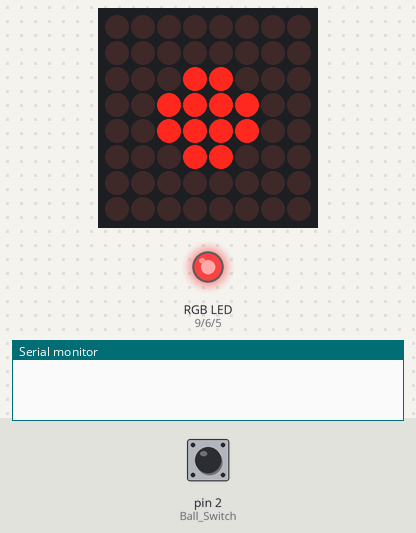
Recording of a sketch running on a simulated Arduino Uno, built with avr-gcc and run on an emulated ATmega328P. On the bench: 8×8 LED matrix, an RGB LED mixed from three pins (HIGH = lit), the last lines printed to the serial monitor. Inputs (shaded band) come from the test bench; at power-on: pin 2 (Ball_Switch) HIGH. Random numbers use the default seed unless the sketch sets one.

Above: at 1.2 s.
1.3 s: pin 2 (Ball_Switch) pulled LOW for 0.15 s
At 1.5 s:
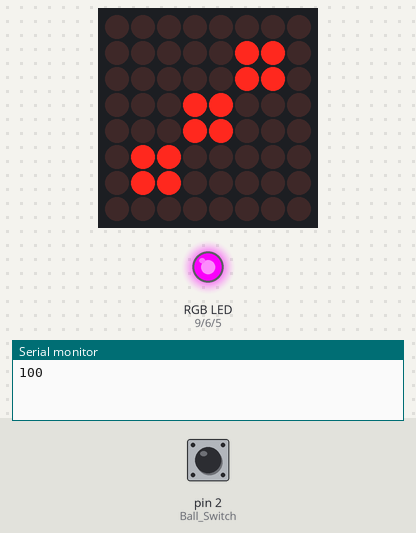
2.0 s: pin 2 (Ball_Switch) pulled LOW for 1 s
At 3.61 s:
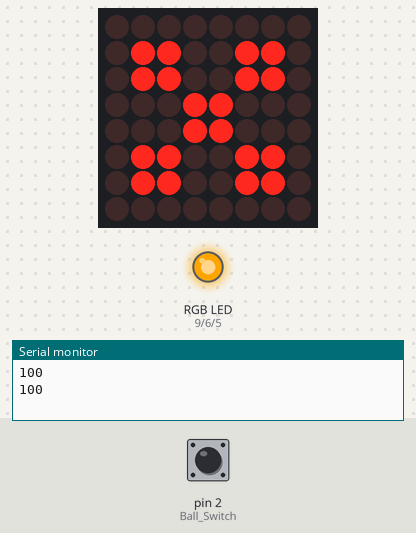
At 5.9 s:
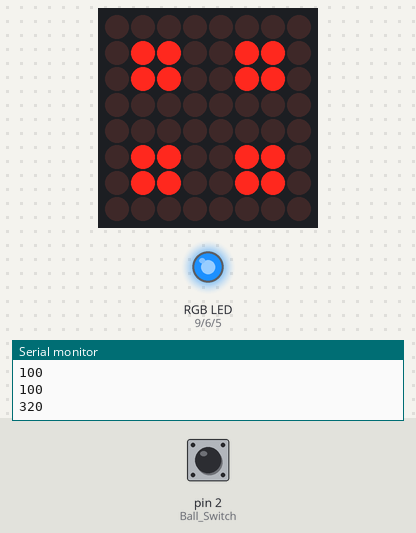
Timing chart, 0 to 7.4 s (numbered marks = the images above; inputs shaded):
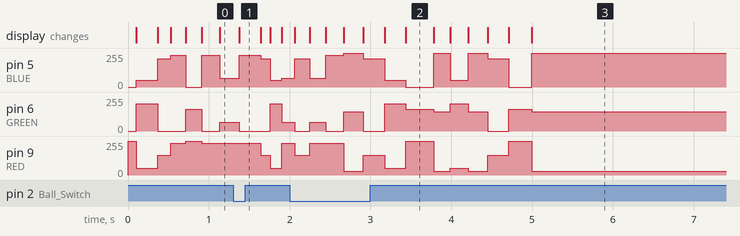

The sketch:

Dice.ino
```cpp
#include "LedControl.h"
#define BLUE 5
#define GREEN 6
#define RED 9
int Ball_Switch=2;
int i=100;
int j;
/*
 Now we need a LedControl to work with.
 ***** These pin numbers will probably not work with your hardware *****
 pin 13 is connected to the DataIn
 pin 11 is connected to LOAD(CS)
 pin 10 is connected to the CLK
 We have only a single MAX72XX.
 */
LedControl lc=LedControl(13,7,8,1);
long randNumber;
/* we always wait a bit between updates of the display */
unsigned long delaytime1=100;
void setup() {
  /*
   The MAX72XX is in power-saving mode on startup,
   we have to do a wakeup call
   */
  lc.shutdown(0,false);
  /* Set the brightness to a medium values */
  lc.setIntensity(0,8);
  /* and clear the display */
  lc.clearDisplay(0);
  pinMode(Ball_Switch,INPUT);
  digitalWrite(Ball_Switch, HIGH);
  pinMode(RED, OUTPUT);
  pinMode(GREEN, OUTPUT);
  pinMode(BLUE, OUTPUT);
  digitalWrite(RED, HIGH);
  digitalWrite(GREEN, LOW);
  digitalWrite(BLUE, LOW);
  /*attachInterrupt(digitalPinToInterrupt(pin), ISR, mode)
  interrupt: the number of the interrupt. Allowed data types: int.
  pin: the Arduino pin number.
  ISR: the ISR to call when the interrupt occurs; this function must take no parameters and return nothing. This function is sometimes referred to as an interrupt service routine.
  mode: defines when the interrupt should be triggered. Four constants are predefined as valid values:
  LOW to trigger the interrupt whenever the pin is low,
  CHANGE to trigger the interrupt whenever the pin changes value
  RISING to trigger when the pin goes from low to high,
  FALLING for when the pin goes from high to low.
  The Due, Zero and MKR1000 boards allow also:
  HIGH to trigger the interrupt whenever the pin is high.
  */
  attachInterrupt(digitalPinToInterrupt(Ball_Switch),blink,RISING);
   lc.setIntensity(0,1);  //Set brightness
  Serial.begin(9600);
}
void writeRandomNumberOnMatrix() {
  byte Num_1[8]={B00000000,B00000000,B00011000,B00111100,B00111100,B00011000,B00000000,B00000000};//number 1
  byte Num_2[8]={B00000000,B00011000,B00011000,B00000000,B00000000,B00011000,B00011000,B00000000};//number 2
  byte Num_3[8]={B00000000,B00000110,B00000110,B00011000,B00011000,B01100000,B01100000,B00000000};//number 3
  byte Num_4[8]={B00000000,B01100110,B01100110,B00000000,B00000000,B01100110,B01100110,B00000000};//number 4
  byte Num_5[8]={B00000000,B01100110,B01100110,B00011000,B00011000,B01100110,B01100110,B00000000};//number 5
  byte Num_6[8]={B01100110,B01100110,B00000000,B01100110,B01100110,B00000000,B01100110,B01100110};//number 6
  switch (randNumber){
  /*
   * Play number
  */
  case 1:{
  lc.setRow(0,0,Num_1[0]);
  lc.setRow(0,1,Num_1[1]);
  lc.setRow(0,2,Num_1[2]);
  lc.setRow(0,3,Num_1[3]);
  lc.setRow(0,4,Num_1[4]);
  lc.setRow(0,5,Num_1[5]);
  lc.setRow(0,6,Num_1[6]);
  lc.setRow(0,7,Num_1[7]);
  /*Set rgb color*/
  analogWrite(RED, 238);
  analogWrite(GREEN,64);
  analogWrite(BLUE, 64);
  }break;
  case 2:{
  lc.setRow(0,0,Num_2[0]);
  lc.setRow(0,1,Num_2[1]);
  lc.setRow(0,2,Num_2[2]);
  lc.setRow(0,3,Num_2[3]);
  lc.setRow(0,4,Num_2[4]);
  lc.setRow(0,5,Num_2[5]);
  lc.setRow(0,6,Num_2[6]);
  lc.setRow(0,7,Num_2[7]);
  analogWrite(RED, 50);
  analogWrite(GREEN, 205);
  analogWrite(BLUE, 50);
  }break;
  case 3:{
  lc.setRow(0,0,Num_3[0]);
  lc.setRow(0,1,Num_3[1]);
  lc.setRow(0,2,Num_3[2]);
  lc.setRow(0,3,Num_3[3]);
  lc.setRow(0,4,Num_3[4]);
  lc.setRow(0,5,Num_3[5]);
  lc.setRow(0,6,Num_3[6]);
  lc.setRow(0,7,Num_3[7]);
  analogWrite(RED, 238);
  analogWrite(GREEN, 0);
  analogWrite(BLUE, 238);
  }break;
  case 4:{
  lc.setRow(0,0,Num_4[0]);
  lc.setRow(0,1,Num_4[1]);
  lc.setRow(0,2,Num_4[2]);
  lc.setRow(0,3,Num_4[3]);
  lc.setRow(0,4,Num_4[4]);
  lc.setRow(0,5,Num_4[5]);
  lc.setRow(0,6,Num_4[6]);
  lc.setRow(0,7,Num_4[7]);
  analogWrite(RED, 28);
  analogWrite(GREEN, 144);
  analogWrite(BLUE, 255);
  }break;
  case 5:{
  lc.setRow(0,0,Num_5[0]);
  lc.setRow(0,1,Num_5[1]);
  lc.setRow(0,2,Num_5[2]);
  lc.setRow(0,3,Num_5[3]);
  lc.setRow(0,4,Num_5[4]);
  lc.setRow(0,5,Num_5[5]);
  lc.setRow(0,6,Num_5[6]);
  lc.setRow(0,7,Num_5[7]);
  analogWrite(RED, 255);
  analogWrite(GREEN, 165);
  analogWrite(BLUE, 0);
  }break;
  case 6:{
  lc.setRow(0,0,Num_6[0]);
  lc.setRow(0,1,Num_6[1]);
  lc.setRow(0,2,Num_6[2]);
  lc.setRow(0,3,Num_6[3]);
  lc.setRow(0,4,Num_6[4]);
  lc.setRow(0,5,Num_6[5]);
  lc.setRow(0,6,Num_6[6]);
  lc.setRow(0,7,Num_6[7]);
  analogWrite(RED, 148);
  analogWrite(GREEN, 0);
  analogWrite(BLUE, 211);
  }break;
}
}
void loop() {
  lc.clearDisplay(0);
  // put your main code here, to run repeatedly:
  writeRandomNumberOnMatrix();
  delay(delaytime1);
  delaytime1=delaytime1+20;//The time for digital changes becomes larger
  /*delaytime1>300 Digital does not change*/
  while(delaytime1>300){
   writeRandomNumberOnMatrix();
   delay(delaytime1);
   Serial.println(delaytime1);
  }
  randNumber = random(1, 7);
}
/*
 *Interrupt.
*/
void blink(){
  delaytime1=100;
  Serial.println(delaytime1);
  }
```
